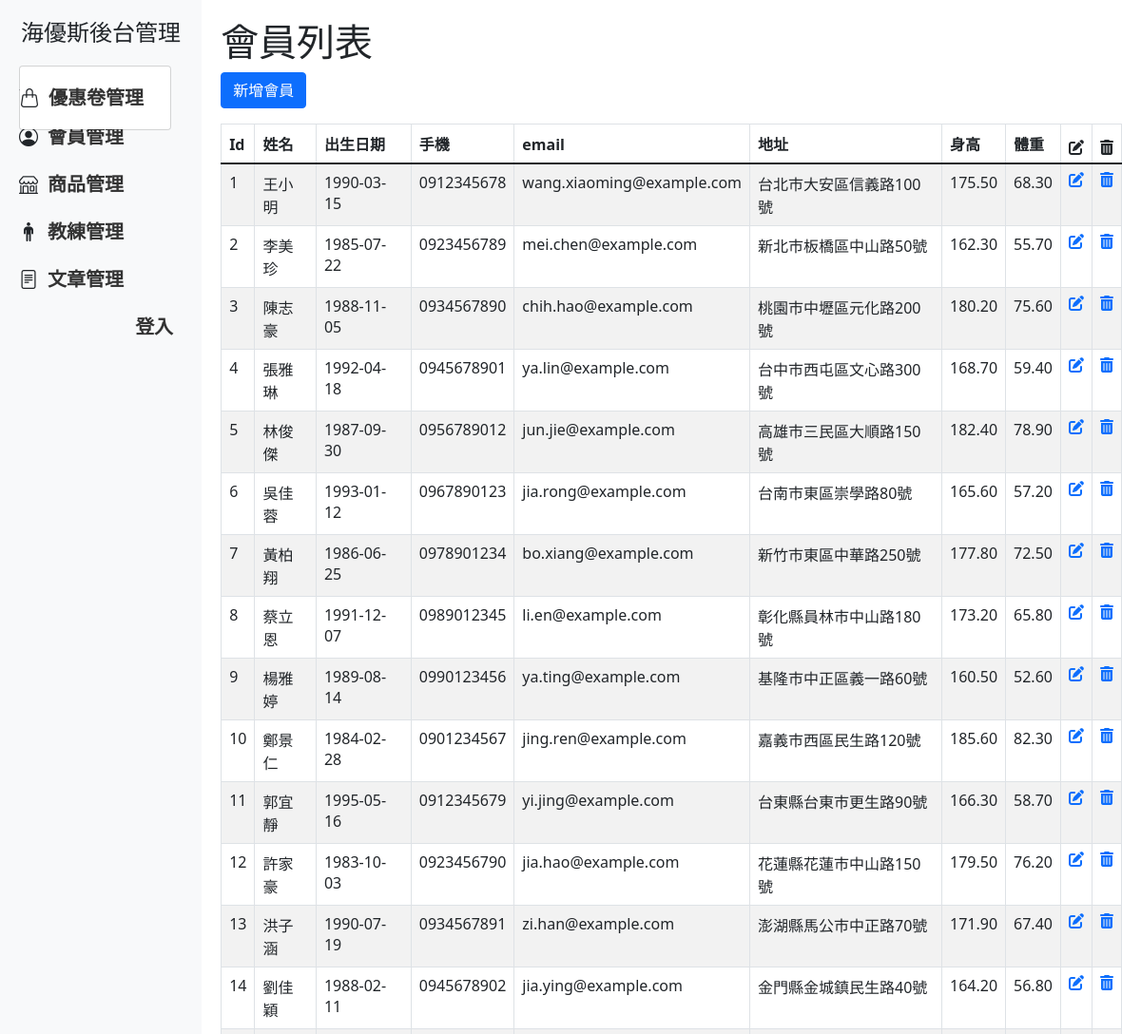
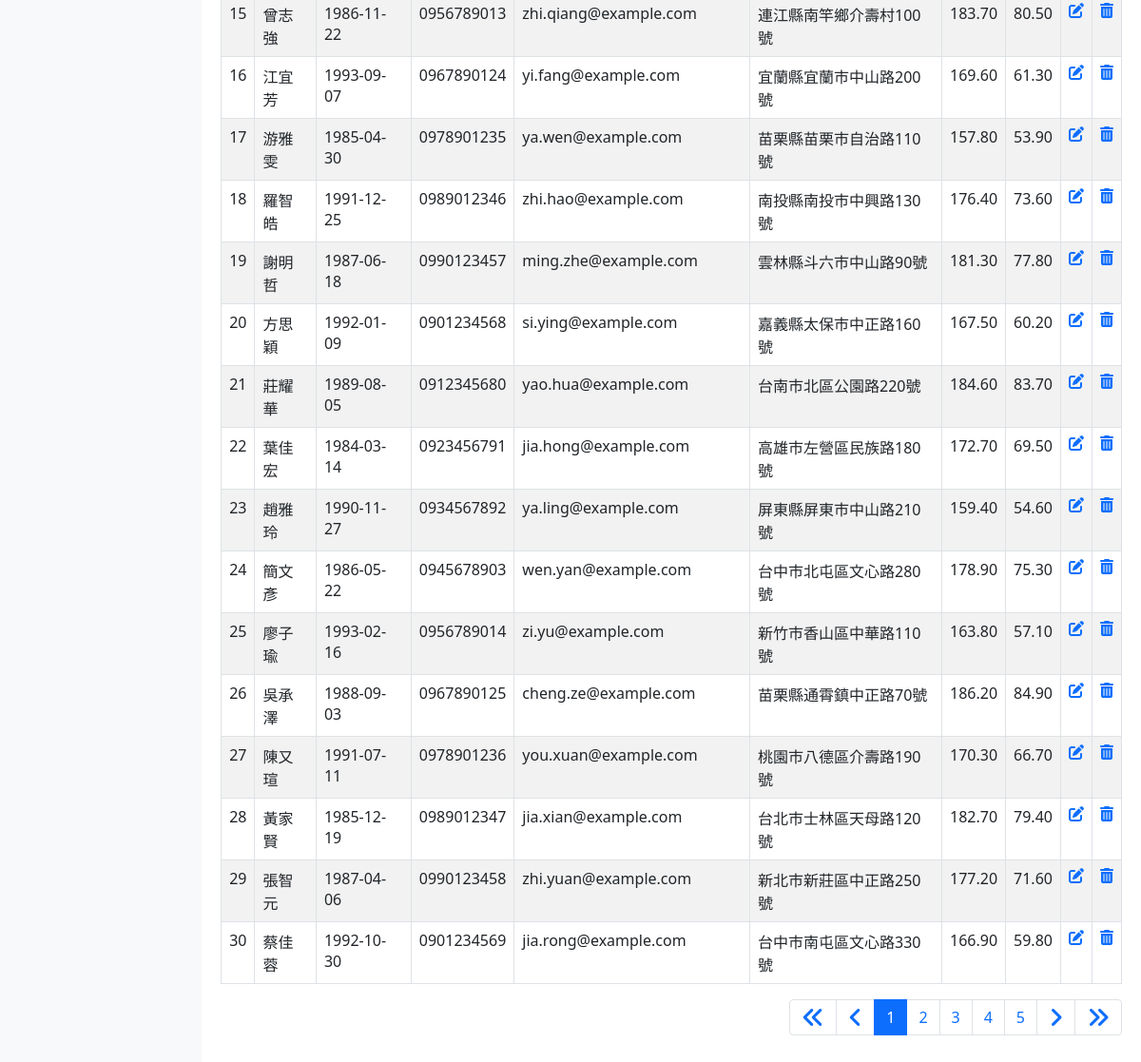
The page /Project/accountList.php on the database its author committed (2 pictures, top to bottom).
### tables this page shows
CREATE TABLE members (
    id INT PRIMARY KEY AUTO_INCREMENT,
    name VARCHAR(50),
    birth_date DATE,
    phone VARCHAR(15),
    email VARCHAR(100),
    address VARCHAR(200),
    height DECIMAL(5,2),
    weight DECIMAL(5,2)
);

### Project/accountListContent.php (the view)
<div class="content">
    <h1 class="">會員列表</h1>
    <button class="btn btn-primary mb-3" onclick="location.href='add.php'">新增會員</button>
    <table class="table table-striped table-bordered">
        <thead>
            <tr>
                <th>Id</th>
                <th>姓名</th>
                <th>出生日期</th>
                <th>手機</th>
                <th>email</th>
                <th>地址</th>
                <th>身高</th>
                <th>體重</th>
                <th><i class="fa-solid fa-pen-to-square"></i></th>
                <th><i class="fa-solid fa-trash-can"></i></th>
            </tr>
        </thead>
        <tbody>
            <?php foreach ($rows as $r): ?>
                <tr>
                    <td><?= $r['id'] ?></td>
                    <td><?= $r['name'] ?></td>
                    <td><?= $r['birth_date'] ?></td>
                    <td><?= $r['phone'] ?></td>
                    <td><?= $r['email'] ?></td>
                    <td><?= htmlentities($r['address']) ?></td>
                    <td><?= $r['height'] ?></td>
                    <td><?= $r['weight'] ?></td>
                    <td>
                        <a href="edit.php?id=<?= $r['id'] ?>">
                            <i class="fa-solid fa-pen-to-square"></i>
                        </a>
                    </td>
                    <td>
                        <a href="javascript: deleteOne(<?= $r['id'] ?>)">
                            <i class="fa-solid fa-trash-can"></i>
                        </a>
                    </td>
                </tr>
            <?php endforeach ?>
        </tbody>
    </table>
    <div class="col">
        <nav aria-label="Page navigation example">
            <ul class="pagination justify-content-end">
                <li class="page-item">
                    <a class="page-link" href="#">
                        <i class="fa-solid fa-angles-left fs-4"></i>
                    </a>
                </li>
                <li class="page-item">
                    <a class="page-link" href="#">
                        <i class="fa-solid fa-angle-left fs-4" ></i>
                    </a>
                </li>
                <?php for ($i = $page - 1; $i <= $page + 4; $i++):
                    if ($i >= 1 and $i <= $totalPage):
                ?>
                        <li class="page-item <?= $i == $page ? 'active' : '' ?>">
                            <a class="page-link" href="?page=<?= $i ?>"><?= $i ?></a>
                        </li>
                <?php endif;
                endfor; ?>
                <li class="page-item">
                    <a class="page-link" href="#">
                        <i class="fa-solid fa-angle-right fs-4"></i>
                    </a>
                </li>
                <li class="page-item">
                    <a class="page-link" href="#">
                        <i class="fa-solid fa-angles-right fs-4"></i>
                    </a>
                </li>
            </ul>
        </nav>
    </div>
</div>

### Project/setting/html-head.php (shortened to what this page needs)
<head>
    <link rel="stylesheet" href="https://cdnjs.cloudflare.com/ajax/libs/font-awesome/6.7.2/css/all.min.css">
    <link rel="stylesheet" href="https://cdnjs.cloudflare.com/ajax/libs/bootstrap/5.1.2/css/bootstrap.min.css">
    <link rel="stylesheet" href="https://cdnjs.cloudflare.com/ajax/libs/bootstrap-icons/1.11.3/font/bootstrap-icons.min.css">
    <link rel="stylesheet" href="https://code.jquery.com/ui/1.14.1/themes/base/jquery-ui.css">
</head>
<body class="bg-white" style="overflow-x:hidden">

### Project/setting/html-sidebar.php (shortened to what this page needs)
<aside class="sidebar">
    <h4 class="sidebar-brand">海優斯後台管理</h4>
    <ul class="nav flex-column sidebar-nav ">
        <li class="nav-item d-flex align-items-center fs-5">
            <a href="index_.php" class="nav-link fw-bold" aria-current="page">首頁</a>
        </li>
        <li class="nav-item d-flex align-items-center fs-5">
            <i class="bi bi-person-circle"></i>
            <a href="accountList.php" class="nav-link fw-bold">會員管理</a>
        </li>
        <li class="nav-item d-flex align-items-center fs-5 dropdown-menu"aria-labelledby="dropdownMenuLink">
            <i class="bi bi-handbag"></i>
            <a href="#" class="nav-link fw-bold">優惠卷管理</a>
        </li>
        <li class="nav-item d-flex align-items-center fs-5">
            <i class="bi bi-shop"></i>
            <a href="#" class="nav-link fw-bold">商品管理</a>
        </li>
        <li class="nav-item d-flex align-items-center fs-5">
            <i class="bi bi-person-standing"></i>
            <a href="#" class="nav-link fw-bold">教練管理</a>
        </li>
        <li class="nav-item d-flex align-items-center fs-5">
            <i class="bi bi-file-text"></i>
            <a href="#" class="nav-link fw-bold">文章管理</a>
        </li>
        <li class="nav-item d-flex justify-content-end fs-5">
            <a href="login.php" class="nav-link fw-bold">登入</a>
        </li>
    </ul>
</aside>

### Project/accountList.php (shortened to what this page needs)
<?php
require __DIR__ . '/setting/db_connect.php';
$page = isset($_GET['page']) ? intval($_GET['page']) : 1;
$t_sql = "SELECT COUNT(1) FROM `members` ";
$perPage = 30;
$totalRows = $pdo->query($t_sql)->fetch(PDO::FETCH_NUM)[0];
$totalPage = 0;
$rows = [];
if ($totalRows) {
    $totalPage = ceil($totalRows / $perPage);
    $sql = sprintf(
        "SELECT * FROM `members`
                ORDER BY id
                LIMIT %s, %s",
        ($page - 1) * $perPage,
        $perPage
    );
    try {
        $rows = $pdo->query($sql)->fetchAll();
    } catch (PDOException $ex) {
        echo '<h1>' . $ex->getMessage() . '</h1>';
        echo '<h2>' . $ex->getCode() . '</h2>';
    }
}
?>
<?php include __DIR__ . '/setting/html-head.php' ?>
<?php include __DIR__ . '/setting/html-sidebar.php' ?>
<div class="container">
    <div class="row">
        <?php
        if (empty($rows)) {
            include __DIR__ . '/listNoDate.php';
        } else {
            include __DIR__ . '/accountListContent.php';
        }
        ?>
    </div>
</div>
<?php include __DIR__ . '/setting/html-tail.php' ?>

### Project/setting/html-tail.php
</body>
</html>

### Project/setting/html-head.php (style rules this page uses)
body { display: flex; min-height: 100vh; margin: 0; }
.sidebar { width: 250px; background-color: #f8f9fa; padding: 20px; }
.sidebar-brand { text-align: center; margin-bottom: 20px; }
.sidebar-nav .nav-link { padding: 10px; color: #333; }
.content { flex-grow: 1; padding: 20px; }

### rows shown on the page
members: id "1", name "王小明", birth_date "1990-03-15", phone "0912345678", email "wang.xiaoming@example.com", address "台北市大安區信義路100號", height "175.50", weight "68.30"
members: id "2", name "李美珍", birth_date "1985-07-22", phone "0923456789", email "mei.chen@example.com", address "新北市板橋區中山路50號", height "162.30", weight "55.70"
members: id "3", name "陳志豪", birth_date "1988-11-05", phone "0934567890", email "chih.hao@example.com", address "桃園市中壢區元化路200號", height "180.20", weight "75.60"
members: id "4", name "張雅琳", birth_date "1992-04-18", phone "0945678901", email "ya.lin@example.com", address "台中市西屯區文心路300號", height "168.70", weight "59.40"
members: id "5", name "林俊傑", birth_date "1987-09-30", phone "0956789012", email "jun.jie@example.com", address "高雄市三民區大順路150號", height "182.40", weight "78.90"
members: id "6", name "吳佳蓉", birth_date "1993-01-12", phone "0967890123", email "jia.rong@example.com", address "台南市東區崇學路80號", height "165.60", weight "57.20"
members: id "7", name "黃柏翔", birth_date "1986-06-25", phone "0978901234", email "bo.xiang@example.com", address "新竹市東區中華路250號", height "177.80", weight "72.50"
members: id "8", name "蔡立恩", birth_date "1991-12-07", phone "0989012345", email "li.en@example.com", address "彰化縣員林市中山路180號", height "173.20", weight "65.80"
members: id "9", name "楊雅婷", birth_date "1989-08-14", phone "0990123456", email "ya.ting@example.com", address "基隆市中正區義一路60號", height "160.50", weight "52.60"
members: id "10", name "鄭景仁", birth_date "1984-02-28", phone "0901234567", email "jing.ren@example.com", address "嘉義市西區民生路120號", height "185.60", weight "82.30"
members: id "11", name "郭宜靜", birth_date "1995-05-16", phone "0912345679", email "yi.jing@example.com", address "台東縣台東市更生路90號", height "166.30", weight "58.70"
members: id "12", name "許家豪", birth_date "1983-10-03", phone "0923456790", email "jia.hao@example.com", address "花蓮縣花蓮市中山路150號", height "179.50", weight "76.20"
members: id "13", name "洪子涵", birth_date "1990-07-19", phone "0934567891", email "zi.han@example.com", address "澎湖縣馬公市中正路70號", height "171.90", weight "67.40"
members: id "14", name "劉佳穎", birth_date "1988-02-11", phone "0945678902", email "jia.ying@example.com", address "金門縣金城鎮民生路40號", height "164.20", weight "56.80"
members: id "15", name "曾志強", birth_date "1986-11-22", phone "0956789013", email "zhi.qiang@example.com", address "連江縣南竿鄉介壽村100號", height "183.70", weight "80.50"
members: id "16", name "江宜芳", birth_date "1993-09-07", phone "0967890124", email "yi.fang@example.com", address "宜蘭縣宜蘭市中山路200號", height "169.60", weight "61.30"
members: id "17", name "游雅雯", birth_date "1985-04-30", phone "0978901235", email "ya.wen@example.com", address "苗栗縣苗栗市自治路110號", height "157.80", weight "53.90"
members: id "18", name "羅智皓", birth_date "1991-12-25", phone "0989012346", email "zhi.hao@example.com", address "南投縣南投市中興路130號", height "176.40", weight "73.60"
members: id "19", name "謝明哲", birth_date "1987-06-18", phone "0990123457", email "ming.zhe@example.com", address "雲林縣斗六市中山路90號", height "181.30", weight "77.80"
members: id "20", name "方思穎", birth_date "1992-01-09", phone "0901234568", email "si.ying@example.com", address "嘉義縣太保市中正路160號", height "167.50", weight "60.20"
members: id "21", name "莊耀華", birth_date "1989-08-05", phone "0912345680", email "yao.hua@example.com", address "台南市北區公園路220號", height "184.60", weight "83.70"
members: id "22", name "葉佳宏", birth_date "1984-03-14", phone "0923456791", email "jia.hong@example.com", address "高雄市左營區民族路180號", height "172.70", weight "69.50"
members: id "23", name "趙雅玲", birth_date "1990-11-27", phone "0934567892", email "ya.ling@example.com", address "屏東縣屏東市中山路210號", height "159.40", weight "54.60"
members: id "24", name "簡文彥", birth_date "1986-05-22", phone "0945678903", email "wen.yan@example.com", address "台中市北屯區文心路280號", height "178.90", weight "75.30"
members: id "25", name "廖子瑜", birth_date "1993-02-16", phone "0956789014", email "zi.yu@example.com", address "新竹市香山區中華路110號", height "163.80", weight "57.10"
members: id "26", name "吳承澤", birth_date "1988-09-03", phone "0967890125", email "cheng.ze@example.com", address "苗栗縣通霄鎮中正路70號", height "186.20", weight "84.90"
members: id "27", name "陳又瑄", birth_date "1991-07-11", phone "0978901236", email "you.xuan@example.com", address "桃園市八德區介壽路190號", height "170.30", weight "66.70"
members: id "28", name "黃家賢", birth_date "1985-12-19", phone "0989012347", email "jia.xian@example.com", address "台北市士林區天母路120號", height "182.70", weight "79.40"
members: id "29", name "張智元", birth_date "1987-04-06", phone "0990123458", email "zhi.yuan@example.com", address "新北市新莊區中正路250號", height "177.20", weight "71.60"
members: id "30", name "蔡佳蓉", birth_date "1992-10-30", phone "0901234569", email "jia.rong@example.com", address "台中市南屯區文心路330號", height "166.90", weight "59.80"
